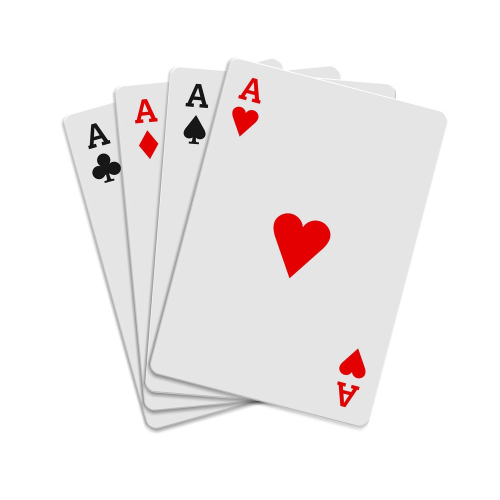
#> input picture img/cards.jpg, 1000 x 1000 px (shown at 1/2 size)
$ python perspective.py
#> lines starting #> are read from the running program, lines starting #| are printed output that depends on the picture
import cv2
import numpy as np

def main():
    img = cv2.imread('./img/cards.jpg')
#> img is the input picture: shape (1000, 1000, 3); mean B, G, R 237.9, 237.9, 241.6

    width = 323
    height = 461
    points1 = np.float32([[457, 121], [897, 223], [727, 859], [293, 743]])
    points2 = np.float32([[0, 0], [width, 0], [width, height], [0, height]])
    matrix = cv2.getPerspectiveTransform(points1, points2)
    img_warped = cv2.warpPerspective(img, matrix, (width, height))
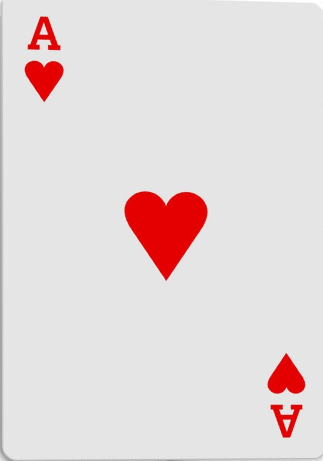
#> img_warped: shape (461, 323, 3); mean B, G, R 217.2, 217.1, 228.2

    cv2.imshow('Card', img_warped)
    cv2.waitKey(0)


if __name__ == '__main__':
    main()
